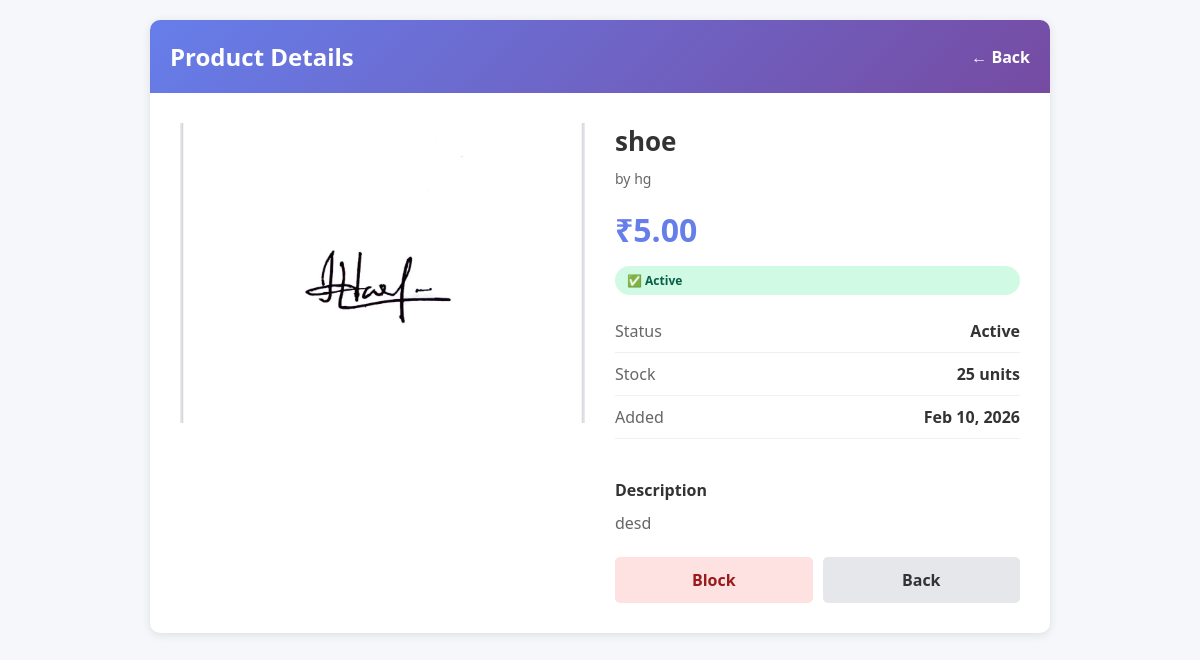
Page /main/products/1/ (signed in) on the committed database.
### ecommapp/models.py (models this page shows, shortened)
class Product(models.Model):
    STATUS_CHOICES = [
        ('active', 'Active'),
        ('inactive', 'Inactive'),
    ]
    vendor = models.ForeignKey(VendorProfile, on_delete=models.CASCADE, related_name='products')
    name = models.CharField(max_length=200)
    description = models.TextField()
    price = models.DecimalField(max_digits=10, decimal_places=2)
    quantity = models.IntegerField()
    image = models.ImageField(upload_to='products/', blank=True, null=True)
    status = models.CharField(max_length=20, choices=STATUS_CHOICES, default='active')
    is_blocked = models.BooleanField(default=False)
    blocked_reason = models.TextField(blank=True, null=True)
    created_at = models.DateTimeField(default=timezone.now)
    updated_at = models.DateTimeField(auto_now=True)
    class Meta:
        ordering = ['-created_at']

class VendorProfile(models.Model):
    BUSINESS_CHOICES = [
        ('retail', 'Retail'),
        ('wholesale', 'Wholesale'),
        ('manufacturer', 'Manufacturer'),
        ('service', 'Service'),
    ]
    ID_PROOF_CHOICES = [
        ('gst', 'GST'),
        ('pan', 'PAN'),
    ]
    APPROVAL_STATUS_CHOICES = [
        ('pending', 'Pending'),
        ('approved', 'Approved'),
        ('rejected', 'Rejected'),
    ]
    user = models.OneToOneField(User, on_delete=models.CASCADE, related_name='vendor_profile')
    shop_name = models.CharField(max_length=100)
    shop_description = models.TextField()
    address = models.TextField()
    business_type = models.CharField(max_length=20, choices=BUSINESS_CHOICES)
    id_type = models.CharField(max_length=10, choices=ID_PROOF_CHOICES, blank=True, null=True)
    id_number = models.CharField(max_length=50, blank=True, null=True)
    id_proof_file = models.FileField(upload_to='vendor_docs/', blank=True, null=True)
    gst_number = models.CharField(max_length=15, blank=True, null=True, help_text="15-digit GST number")
    pan_number = models.CharField(max_length=10, blank=True, null=True, help_text="10-character PAN number")
    pan_name = models.CharField(max_length=100, blank=True, null=True, help_text="Name as per PAN card")
    pan_card_file = models.FileField(upload_to='pan_cards/', blank=True, null=True, help_text="Upload PAN card image")
    approval_status = models.CharField(max_length=20, choices=APPROVAL_STATUS_CHOICES, default='pending')
    rejection_reason = models.TextField(blank=True, null=True)
    created_at = models.DateTimeField(default=timezone.now)
    updated_at = models.DateTimeField(auto_now=True)
    is_blocked = models.BooleanField(default=False)
    blocked_reason = models.TextField(blank=True, null=True)
    class Meta:
        ordering = ['-created_at']

### mainApp/views.py (the view)
    def wrapper(request, *args, **kwargs):
        if not request.user.is_authenticated:
            return redirect('admin_login')
        if not is_mainapp_admin(request.user):
            return redirect('admin_login')
        return view_func(request, *args, **kwargs)

### mainApp/views.py (called while the page is built)
def is_mainapp_admin(user):
    return user.is_superuser or user.is_staff

def admin_required(view_func):
    def wrapper(request, *args, **kwargs):
        if not request.user.is_authenticated:
            return redirect('admin_login')
        if not is_mainapp_admin(request.user):
            return redirect('admin_login')
        return view_func(request, *args, **kwargs)
    return wrapper

@admin_required
def product_detail(request, product_id):
    product = get_object_or_404(Product, id=product_id)
    approval_logs = product.approval_logs.all()
    context = {
        'product': product,
        'vendor': product.vendor,
        'approval_logs': approval_logs,
    }
    return render(request, 'mainApp/product_detail.html', context)

### mainApp/templates/mainApp/product_detail.html (shortened to what this page needs)
<!DOCTYPE html>
<html lang="en">
<head>
</head>
<body>
    <div class="detail-container">
        <div class="header-bar">
            <h1>Product Details</h1>
            <a href="{% url 'manage_products' %}" class="back-link">← Back</a>
        </div>
        <div class="content">
            <div class="product-image">
                {% if product.image %}
                <img src="{{ product.image.url }}" style="width: 100%; height: 100%; object-fit: cover;">
                {% else %}
                📦
                {% endif %}
            </div>
            <div class="product-info">
                <div class="product-name">{{ product.name }}</div>
                <div class="product-vendor">by {{ product.vendor.shop_name }}</div>
                <div class="product-price">₹{{ product.price }}</div>
                {% if product.is_blocked %}
                <span class="status-badge status-blocked">🚫 Blocked</span>
                {% else %}
                <span class="status-badge status-active">✅ Active</span>
                {% endif %}
                <div class="info-section">
                    <div class="info-row">
                        <span class="info-label">Status</span>
                        <span class="info-value">{{ product.get_status_display }}</span>
                    </div>
                    <div class="info-row">
                        <span class="info-label">Stock</span>
                        <span class="info-value">{{ product.quantity }} units</span>
                    </div>
                    <div class="info-row">
                        <span class="info-label">Added</span>
                        <span class="info-value">{{ product.created_at|date:"M d, Y" }}</span>
                    </div>
                </div>
                <div class="description-section">
                    <div class="description-title">Description</div>
                    <div class="description-text">{{ product.description }}</div>
                </div>
                <div class="action-buttons">
                    {% if product.is_blocked %}
                    <a href="{% url 'unblock_product' product.id %}" class="btn btn-unblock">Unblock</a>
                    {% else %}
                    <a href="{% url 'block_product' product.id %}" class="btn btn-block">Block</a>
                    {% endif %}
                    <a href="{% url 'manage_products' %}" class="btn btn-back">Back</a>
                </div>
            </div>
        </div>
    </div>
</body>
</html>

### mainApp/templates/mainApp/product_detail.html (style rules this page uses)
* { margin: 0; padding: 0; box-sizing: border-box; }
body { font-family: 'Segoe UI', Tahoma, Geneva, Verdana, sans-serif; background: #f5f7fa; padding: 20px; }
.detail-container { max-width: 900px; margin: 0 auto; background: white; border-radius: 10px; box-shadow: 0 2px 10px rgba(0, 0, 0, 0.1); overflow: hidden; }
.header-bar { padding: 20px; background: linear-gradient(135deg, #667eea 0%, #764ba2 100%); color: white; display: flex; justify-content: space-between; align-items: center; }
.header-bar h1 { font-size: 24px; }
.back-link { color: white; text-decoration: none; font-weight: 600; }
.content { display: grid; grid-template-columns: 1fr 1fr; gap: 30px; padding: 30px; }
.product-image { width: 100%; height: 300px; background: #f0f0f0; border-radius: 10px; display: flex; align-items: center; justify-content: center; font-size: 80px; }
.product-info { display: flex; flex-direction: column; }
.product-name { font-size: 26px; font-weight: bold; color: #333; margin-bottom: 10px; }
.product-vendor { color: #666; font-size: 14px; margin-bottom: 20px; }
.product-price { font-size: 32px; color: #667eea; font-weight: bold; margin-bottom: 15px; }
.info-section { margin-bottom: 20px; }
.info-row { display: flex; justify-content: space-between; padding: 10px 0; border-bottom: 1px solid #f0f0f0; }
.info-label { color: #666; font-weight: 500; }
.info-value { color: #333; font-weight: 600; }
.status-badge { display: inline-block; padding: 6px 12px; border-radius: 20px; font-size: 12px; font-weight: 600; margin-bottom: 15px; }
.status-active { background: #d1fae5; color: #065f46; }
.description-section { margin: 20px 0; }
.description-title { font-weight: 600; color: #333; margin-bottom: 10px; }
.description-text { color: #666; line-height: 1.6; }
.action-buttons { display: flex; gap: 10px; margin-top: auto; }
.btn { flex: 1; padding: 12px; border: none; border-radius: 5px; font-weight: 600; cursor: pointer; text-decoration: none; display: flex; align-items: center; justify-content: center; transition: all 0.2s; }
.btn-block { background: #fee2e2; color: #991b1b; }
.btn-back { background: #e5e7eb; color: #333; }

### rows in the picture
Product: image (picture), name "shoe", vendor.shop_name "hg", price "5.00", status "Active", quantity "25", created_at "Feb 10, 2026", description "desd"
